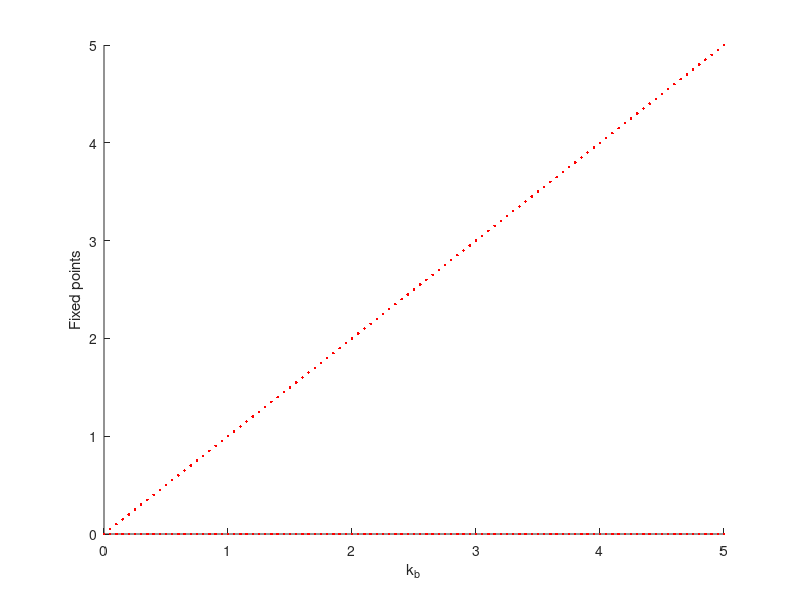
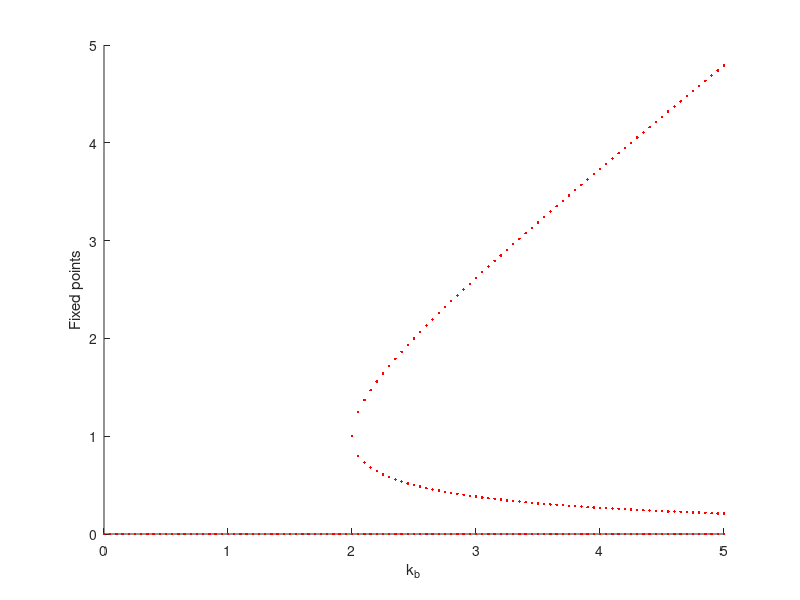
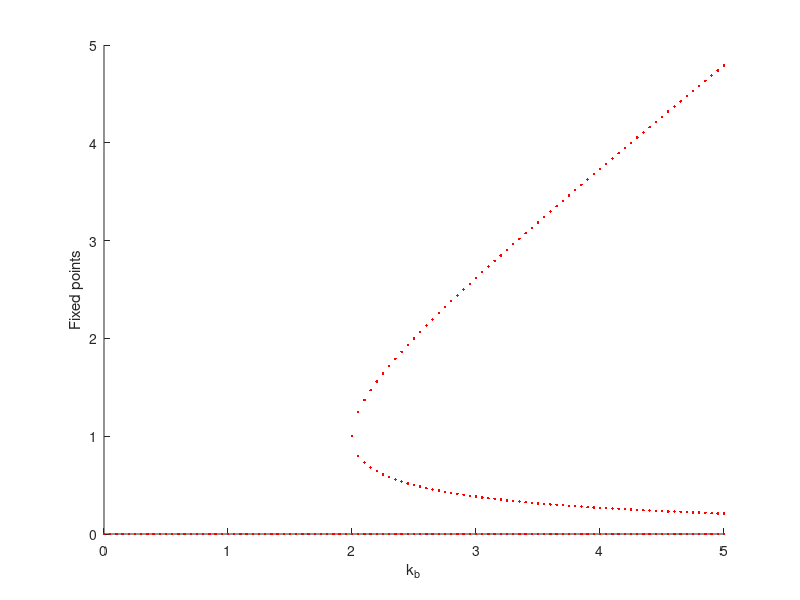
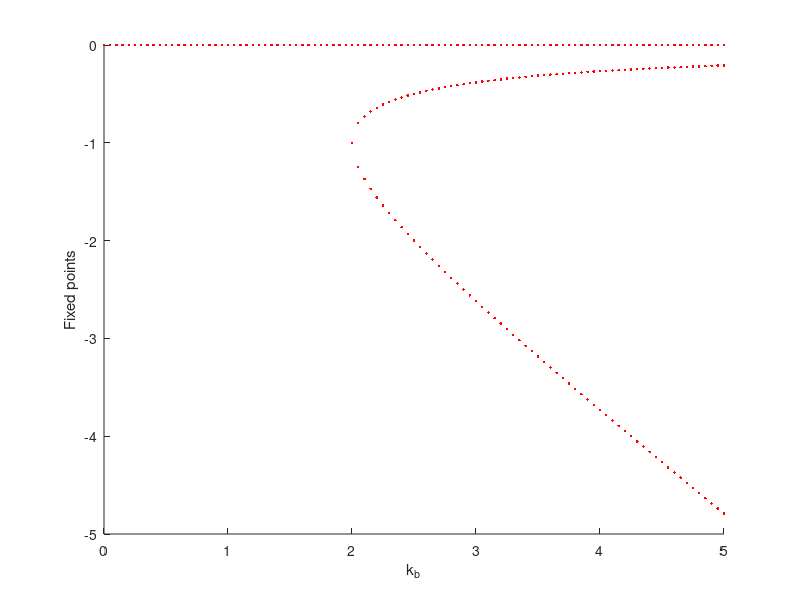

Write the MATLAB code that produced these figures, in order.
%Inclass 22

%1. Consider the case of the auto-activating gene that we discussed in class
%today. Make a bifurcation diagram for this system by varying the
%activated transcription rate for three cases - in which 1, 4, or 8 copies of the
%transcripton factor are necessary to activate transciption. Comment on your
%results. 

% x3-kbx2+x-ku=0

colors_p1 = ['r-' 'g-' 'b-'];
n = [1 4 8];

ku = 0;

% 1 copy

figure;
hold on;
for kb = 0:0.05:5
polycoeff = [1 -kb -ku];
rts = roots(polycoeff);
rts = rts(imag(rts) == 0);
plot(kb*ones(length(rts),1),rts, 'r.');
end

xlabel('k_b'); ylabel('Fixed points');
hold off;

% 4 copies

figure;
hold on;
for kb = 0:0.05:5
polycoeff = [1 -kb 1 0 -ku];
rts = roots(polycoeff);
rts = rts(imag(rts) == 0);
plot(kb*ones(length(rts),1),rts, 'r.');
end

xlabel('k_b'); ylabel('Fixed points');
hold off;

% 8 copies
figure;
hold on;
for kb = 0:0.05:5
polycoeff = [1 -kb 1 0 0 0 0 0 -ku];
rts = roots(polycoeff);
rts = rts(imag(rts) == 0);
plot(kb*ones(length(rts),1),rts, 'r.');
end

xlabel('k_b'); ylabel('Fixed points');
hold off;



% transcription with only 1 copy doesn't activate due to the necessity of
% two copies for activation, 4 copies and 8 copies it's possible to see the
% saddle node bifurcation.

% 2. Make a similar diagram for the case of an autorepressing gene in the
% case that 2 copies are need to turn off the gene. 


figure;
hold on;
for kb = 0:0.05:5
polycoeff = [1 +kb 1 -ku];
rts = roots(polycoeff);
rts = rts(imag(rts) == 0);
plot(kb*ones(length(rts),1),rts, 'r.');
end

xlabel('k_b'); ylabel('Fixed points');
hold off;

